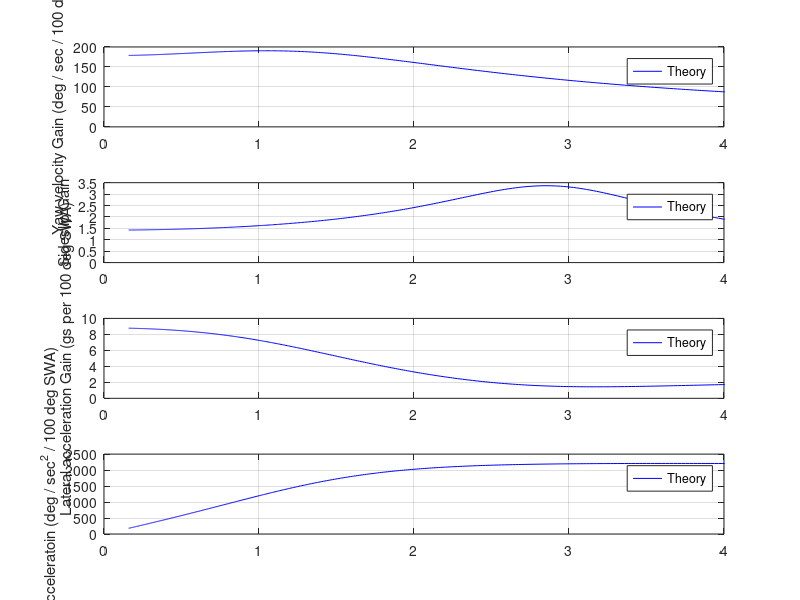
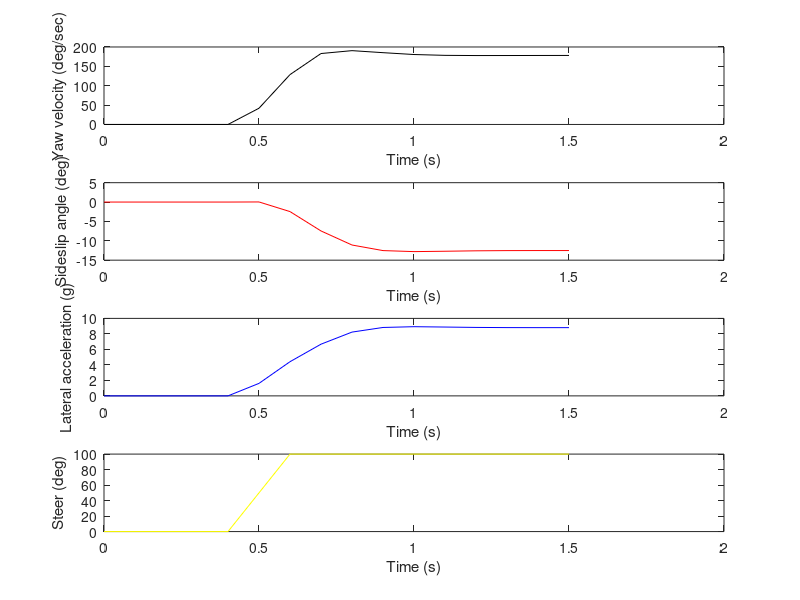

Reproduce these figures in MATLAB, in order.
clear all
close all
clc

%% Inputs for the simulation and unit conversion:
m = 220;%% mass of the vehicle, in kgs
kdash = 0; %%k' = k/(a*b) - 1
wb = 1.745; % wheelbase in metres
a = wb * 120 / m;%%distance from CG to front axle in m
b = wb * 100 / m;%%distance from CG to rear axle in m
mf = m * b / (a+b); %%mass on front axle, kg
mr = m * a / (a+b);
DF = 3; %%front corenering compliance in deg/g
DR = 2;
IZZ = (kdash+1) * m * a * b;%% yaw moment of inertia of the vehicle, in kg m^2
CF =  57.3 * mf * 9.81 / DF;%% Front tire cornering stiffness, input in N/deg, gets converted to N/rad
CR =  57.3 * mr * 9.81 / DR;%% Same as above, for rear tires
u = 100 / 3.6 ;%% vehicle forward velocity in m/s
SR = 5;%%degrees of steer wheel angle per degree of wheel angle. Assumed constant

%%% Note: CF and CR can also be considered as effective front and rear
%%% cornering compliances, according to the paper by Bundorf and Leffert


%% Computation area
D1 = m * u * IZZ;
D2 = (IZZ * (CF+CR)) + (m * (a^2 * CF + b^2 * CR));
D3 = ((a+b)^2 * CF * CR / u) + (m * u * (b * CR - a * CF));
denom = [D1 D2 D3];

%%% Yaw velocity numerator
N1 = a * m * u * CF;
N2 = (a+b) * CF * CR;
yawn = [N1 N2];
yawan = [N1 N2 0];

%%% Sideslip angle numerator
N3 = IZZ * CF;
N4 = (CF * CR * (b^2 + a * b) / u) - a * m * u * CF;
betan = [N3 N4];
dbetan = [N3 N4 0];

%%% Lateral acceleration numerator
N5 = u * IZZ * CF;
N6 = CF * CR * (b^2 + a * b);
N7 = (a+b) * CF * CR * u;
ayn = [N5 N6 N7];

%%% transfer functions
yawvtxy = tf(yawn, denom); %%yaw velocity to steer 
betatxy = tf(betan, denom); %% sideslip by steer
sstxy = tf(ayn, denom); %% lateral acceleration by steer
betagtxy = tf(betan, ayn); %% sideslip by lateral acceleration
yawatxy = tf(yawan, denom); %%yaw acceleration to steer
dbetatxy = tf(dbetan, denom); %%sideslip velocity by steer

%%% Steer function 
t=[0:.1:1.5];
tmid = 1.5; %% point about which the step function is symmetric
hw=1; %% half width of steer function duration
pwr=147; %steer velocity in deg/sec
swamp= 100; %%degrees of steering wheel angle
steerdeg=(-2./pi*atan(abs((t-tmid)./hw).^pwr)+1.).*swamp; %% in degrees
steer = steerdeg / 57.3;


%% Responses and plots
r = lsim(yawvtxy,steer / SR ,t); %% yaw response wrt wheel angle
beta = lsim(betatxy, steer / SR, t); %%beta response wrt wheel angle
ay = lsim(sstxy, steer / SR ,t);
rd = lsim(yawatxy, steer / SR , t); %%yaw acceleration response wrt wheel angle
betad = lsim(dbetatxy, steer / SR, t);

[mag,phase,w] = bode(yawvtxy);
mag           = squeeze(mag);
w             = squeeze(w);
[mag1,phase1,w1] = bode(betagtxy);
mag1           = squeeze(mag1);
w1             = squeeze(w1);
[mag2,phase2,w2] = bode(sstxy);
mag2           = squeeze(mag2);
w2             = squeeze(w2);
[mag3,phase3,w3] = bode(yawatxy);
mag3           = squeeze(mag3);
w3            = squeeze(w3);

figure
subplot(4,1,1)
plot(w/2/pi,mag*100/SR,'b-');
xlim([0 4])
grid on
ylabel('Yaw velocity Gain (deg / sec / 100 deg SWA)')
legend('Theory')

subplot(4,1,2)
plot(w1/2/pi,mag1 * 57.3 * 9.807,'b-');
xlim([0 4])
grid on
ylabel('Sideslip Gain')
legend('Theory')

subplot(4,1,3)
plot(w2/2/pi,mag2* 100/ 57.3 /SR /9.807,'b-');
xlim([0 4])
grid on
ylabel('Lateral acceleration Gain (gs per 100 deg SWA)')
legend('Theory')

subplot(4,1,4)
plot(w/2/pi,mag3*100/SR,'b-');
xlim([0 4])
grid on
ylabel('Yaw acceleratoin (deg / sec^2 / 100 deg SWA)')
legend('Theory')

%%% Time plots
figure
subplot(4,1,1)
plot(t, r * 180 / pi, 'k')
xlabel('Time (s)') 
ylabel('Yaw velocity (deg/sec)')

subplot(4,1,2)
plot(t,beta * 180 / pi , 'r')
xlabel('Time (s)') 
ylabel('Sideslip angle (deg)')

subplot(4,1,3)
plot(t,ay / 9.807 , 'b')
xlabel('Time (s)') 
ylabel('Lateral acceleration (g)')

subplot(4,1,4)
plot(t ,steerdeg, 'y')
xlabel('Time (s)') 
ylabel('Steer (deg)')

%% Outputs
%%% steady state gains;
yawvss = N2 / D3; %%steady state yaw velocity gain rad/s/rad of WA
betass = N4 / D3;  %%steady state sideslip angle gain rad/rad of WA
ayss = N7 / D3; %% steady state lateral acceleration gain ms^-2/rad
ss = betass / ayss; %% steady state sideslip gain rad/ms^-2

ayssg = ayss / 9.807 / 57.3;  %%steady state lateral acceleration gain g's/deg
steeringsens = ayssg * 100 / SR; %%steering sensitivity. g's per 100 deg

%%%ayssg is steering sensitivity in terms of g's per 1 deg wheel angle
%%%ayss is steering sensitivity in terms of ms^-2 per radian wheel angle





